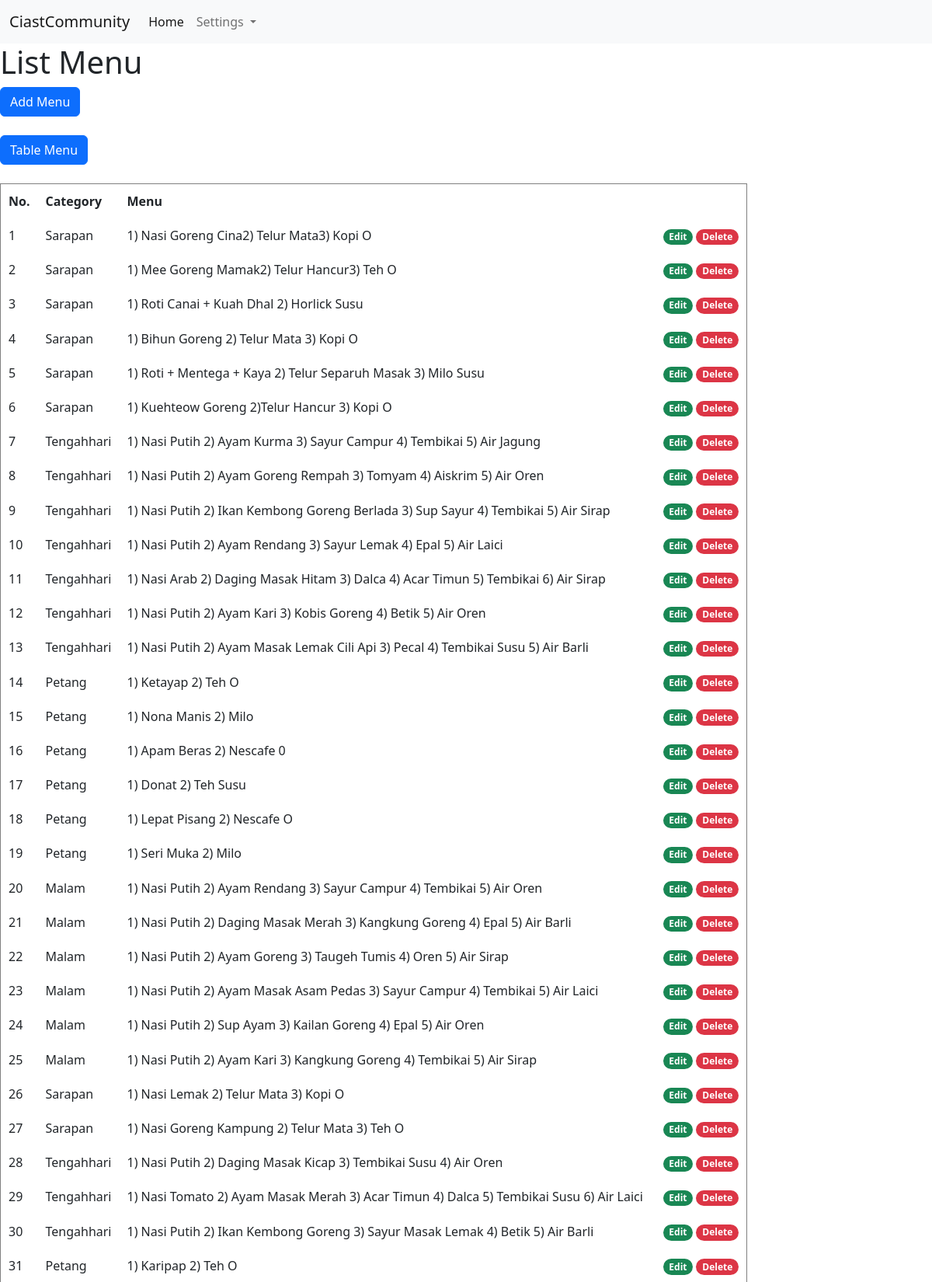
The page /Admin/listmenu.php (signed in, upper part) on the database its author committed.
### tables this page shows
CREATE TABLE `lmenu` (
  `id` int(11) NOT NULL,
  `category` char(50) NOT NULL,
  `menu` char(255) NOT NULL
);

### Admin/functions.php (called while the page is built, shortened)
<?php
function ambildata($condb, $query)
{
    $result = mysqli_query($condb, $query);
    $rows = [];
    while ($row = mysqli_fetch_assoc($result)) {
        $rows[] = $row;
    }
    return $rows;
}

### Admin/listmenu.php (the view, shortened to what this page needs)
<?php
require_once 'functions.php';
$menu = ambildata($condb, 'SELECT * FROM lmenu');
?>
<!DOCTYPE html>
<html lang="en">
<head>
</head>
<body>
    <?php require_once 'header.php'; ?>
    <h1>List Menu</h1>
    <a href="addmenu.php" style="text-decoration: none; color:white;"><button class="btn btn-primary">Add Menu</button></a>
    <br><br>
    <a href="tablemenu1.php" style="text-decoration: none; color:white;"><button class="btn btn-primary">Table Menu</button></a>
    <br><br>
    <table border="1" cellpadding="10" cellspacing="0">
        <tr>
            <th>No.</th>
            <th>Category</th>
            <th>Menu</th>
        </tr>
        <?php $i = 1; ?>
        <?php foreach ($menu as $row) : ?>
            <tr>
                <td>
                    <?= $i; ?>
                </td>
                <td>
                    <?= $row['category'] ?>
                </td>
                <td>
                    <?= $row['menu'] ?>
                </td>
                <td>
                    <a href="editmenu.php?id=<?= $row['id'] ?>"><span class="badge rounded-pill text-bg-success">Edit</span></a>
                    <a href="dltmenu.php?id=<?= $row['id'] ?>" onclick="return confirm('Adakah anda yakin untuk memadam data <?= $row['menu'] ?>?');"><span class="badge rounded-pill text-bg-danger">Delete</span></a>
                </td>
            </tr>
            <?php $i++; ?>
        <?php endforeach; ?>
    </table>
</body>
</html>

### rows shown on the page
lmenu: category "Sarapan", menu "1) Nasi Goreng Cina2) Telur Mata3) Kopi O"
lmenu: category "Sarapan", menu "1) Mee Goreng Mamak2) Telur Hancur3) Teh O"
lmenu: category "Sarapan", menu "1) Roti Canai + Kuah Dhal 2) Horlick Susu"
lmenu: category "Sarapan", menu "1) Bihun Goreng 2) Telur Mata 3) Kopi O"
lmenu: category "Sarapan", menu "1) Roti + Mentega + Kaya 2) Telur Separuh Masak 3) Milo Susu"
lmenu: category "Sarapan", menu "1) Kuehteow Goreng 2)Telur Hancur 3) Kopi O"
lmenu: category "Tengahhari", menu "1) Nasi Putih 2) Ayam Kurma 3) Sayur Campur 4) Tembikai 5) Air Jagung"
lmenu: category "Tengahhari", menu "1) Nasi Putih 2) Ayam Goreng Rempah 3) Tomyam 4) Aiskrim 5) Air Oren"
lmenu: category "Tengahhari", menu "1) Nasi Putih 2) Ikan Kembong Goreng Berlada 3) Sup Sayur 4) Tembikai 5) Air Sirap"
lmenu: category "Tengahhari", menu "1) Nasi Putih 2) Ayam Rendang 3) Sayur Lemak 4) Epal 5) Air Laici"
lmenu: category "Tengahhari", menu "1) Nasi Arab 2) Daging Masak Hitam 3) Dalca 4) Acar Timun 5) Tembikai 6) Air Sirap"
lmenu: category "Tengahhari", menu "1) Nasi Putih 2) Ayam Kari 3) Kobis Goreng 4) Betik 5) Air Oren"
lmenu: category "Tengahhari", menu "1) Nasi Putih 2) Ayam Masak Lemak Cili Api 3) Pecal 4) Tembikai Susu 5) Air Barli"
lmenu: category "Petang", menu "1) Ketayap 2) Teh O"
lmenu: category "Petang", menu "1) Nona Manis 2) Milo"
lmenu: category "Petang", menu "1) Apam Beras 2) Nescafe 0"
lmenu: category "Petang", menu "1) Donat 2) Teh Susu"
lmenu: category "Petang", menu "1) Lepat Pisang 2) Nescafe O"
lmenu: category "Petang", menu "1) Seri Muka 2) Milo"
lmenu: category "Malam", menu "1) Nasi Putih 2) Ayam Rendang 3) Sayur Campur 4) Tembikai 5) Air Oren"
lmenu: category "Malam", menu "1) Nasi Putih 2) Daging Masak Merah 3) Kangkung Goreng 4) Epal 5) Air Barli"
lmenu: category "Malam", menu "1) Nasi Putih 2) Ayam Goreng 3) Taugeh Tumis 4) Oren 5) Air Sirap"
lmenu: category "Malam", menu "1) Nasi Putih 2) Ayam Masak Asam Pedas 3) Sayur Campur 4) Tembikai 5) Air Laici"
lmenu: category "Malam", menu "1) Nasi Putih 2) Sup Ayam 3) Kailan Goreng 4) Epal 5) Air Oren"
lmenu: category "Malam", menu "1) Nasi Putih 2) Ayam Kari 3) Kangkung Goreng 4) Tembikai 5) Air Sirap"
lmenu: category "Sarapan", menu "1) Nasi Lemak 2) Telur Mata 3) Kopi O"
lmenu: category "Sarapan", menu "1) Nasi Goreng Kampung 2) Telur Mata 3) Teh O"
lmenu: category "Tengahhari", menu "1) Nasi Putih 2) Daging Masak Kicap 3) Tembikai Susu 4) Air Oren"
lmenu: category "Tengahhari", menu "1) Nasi Tomato 2) Ayam Masak Merah 3) Acar Timun 4) Dalca 5) Tembikai Susu 6) Air Laici"
lmenu: category "Tengahhari", menu "1) Nasi Putih 2) Ikan Kembong Goreng 3) Sayur Masak Lemak 4) Betik 5) Air Barli"
lmenu: category "Petang", menu "1) Karipap 2) Teh O"
